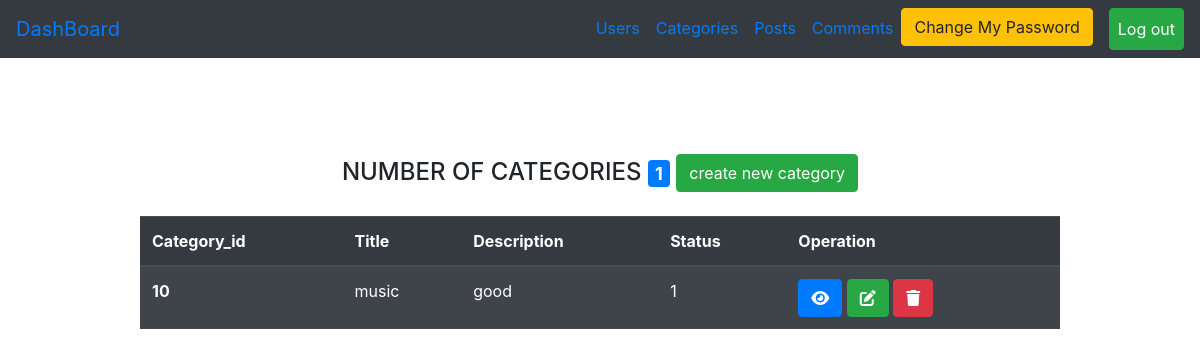
/Admin/categories.php (signed in), run on an earlier commit of the app's database.
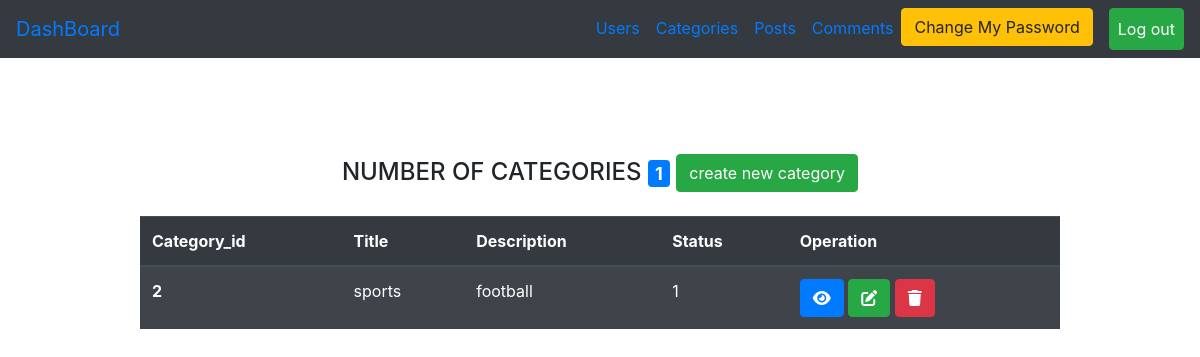
And on a later commit of the database.
### tables this page shows
CREATE TABLE `categories` (
  `category_id` int(11) NOT NULL,
  `title` varchar(255) NOT NULL,
  `description` varchar(255) NOT NULL,
  `status` enum('0','1') NOT NULL,
  `created_at` timestamp NULL DEFAULT NULL,
  `updated_at` timestamp NULL DEFAULT NULL
);

### Admin/categories.php (the view, shortened to what the changed rows need)
<?php
include("initials.php");
if (isset($_SESSION['login'])) {
    $page = "All";
    if ($page == "All") {
        $statment = $connect->prepare("select * from categories");
        $statment->execute();
        $result = $statment->fetchall();
?>
        <div class="container mt-5 ">
            <div class="row">
                <div class="col-md-10 m-auto pt-5">
                    <div>
                        <table class="table table-striped table-dark ">
                            <thead>
                                <tr>
                                    <th scope="col">Category_id</th>
                                    <th scope="col">Title</th>
                                    <th scope="col">Description</th>
                                    <th scope="col">Status</th>
                                    <th scope="col">Operation</th>
                                </tr>
                            </thead>
                            <tbody>
                                <?php
                                foreach ($result as $item) {
                                ?>
                                    <tr>
                                        <th scope="row"><?php echo $item['category_id'] ?></th>
                                        <td><?php echo $item['title'] ?></td>
                                        <td><?php echo $item['description'] ?></td>
                                        <td><?php echo $item['status'] ?></td>
                                        <td>
                                            <a href="?page=show&category_id=<?php echo $item['category_id'] ?>" class="btn btn-primary"><i class="fa-solid fa-eye"></i></a>
                                            <a href="?page=edit&category_id=<?php echo $item['category_id'] ?>" class="btn btn-success"><i class="fa-solid fa-pen-to-square"></i></a>
                                            <a href="?page=delete&category_id=<?php echo $item['category_id'] ?>" class="btn btn-danger"><i class="fa-solid fa-trash"></i></a>
                                        </td>
                                    </tr>
                                <?php
                                }
                                ?>
                            </tbody>
                        </table>
                    </div>
                </div>
            </div>
        </div>
    <?php
    } else if ($page == "show") {
        if (isset($_GET['category_id'])) {
            $category_id = $_GET['category_id'];
        }
        $statment = $connect->prepare("select * from categories where category_id =?");
        $statment->execute(array($category_id));
        $item = $statment->fetch();
    ?>
        <div class="container mt-5 pt-5">
            <div class="row">
                <div class="col-md-10 m-auto">
                    <table class="table table-striped table-dark">
                        <thead>
                            <tr>
                                <th scope="col">Category_id</th>
                                <th scope="col">Title</th>
                                <th scope="col">Description</th>
                                <th scope="col">Status</th>
                                <th scope="col">Created_at</th>
                                <th scope="col">Updated_at</th>
                                <th scope="col">Operation</th>
                            </tr>
                        </thead>
                        <tbody>
                            <tr>
                                <th scope="row"><?php echo $item['category_id'] ?></th>
                                <td><?php echo $item['title'] ?></td>
                                <td><?php echo $item['description'] ?></td>
                                <td><?php echo $item['status'] ?></td>
                                <td><?php echo $item['created_at'] ?></td>
                                <td><?php echo $item['updated_at'] ?></td>
                                <td>
                                    <a href="categories.php" class="btn btn-success"><i class="fa-solid fa-house"></i></a>
                            </tr>
                        </tbody>
                    </table>
                </div>
            </div>
        </div>
    <?php
    } else if ($page == "delete") {
        if (isset($_GET['category_id'])) {
            $category_id = $_GET['category_id'];
        }
        $statment = $connect->prepare("delete from categories where  category_id=?");
        $statment->execute(array($category_id));
        $_SESSION['message'] = "deleted sucessfully";
        header("Location:categories.php");
    } else if ($page == "create") {
    ?>
        <div class="container mt-5">
            <div class="row">
                <div class="col-md-10 m-auto">
                    <h4 class="text-center mt-4">CREATE CATEGORY PAGE</h4>
                    <form action="?page=savenew" method="post">
                        <label>CATEGORY_ID</label>
                        <input type="text" name="category_id" class="form-control mb-4">
                        <label>TITLE</label>
                        <input type="text" name="title" class="form-control mb-4">
                        <label>DESCRIPTION</label>
                        <input type="text" name="desc" class="form-control mb-4">
                        <label>STATUS</label>
                        <select name="status" class="form-control mb-4">
                            <option value="1">active</option>
                            <option value="0">block</option>
                        </select>
                        <input type="submit" class="form-control  btn btn-success" value="CREATE NEW CATEGORY">
                    </form>
                </div>
            </div>
        </div>
    <?php
    } else if ($page == "savenew") {
        if ($_SERVER['REQUEST_METHOD'] == "POST") {
            $category_id = $_POST['category_id'];
            $title = $_POST['title'];
            $desc = $_POST['desc'];
            $status = $_POST['status'];
        }
        try {
            $statment = $connect->prepare("insert into categories
        (category_id,title,description,`status`,created_at)
        values
        (?,?,?,?,now())");
            $statment->execute(array($category_id, $title, $desc, $status));
            $_SESSION['message'] = "created sucessfully";
            header("Location:categories.php");
        } catch (PDOException $e) {
            echo "<h4 class='text-center alert alert-danger'>DUPLICATED IN VALUES</h4>";
            header("Refresh:3;url=categories.php?page=create");
        }
    } else if ($page == "edit") {
        if (isset($_GET['category_id'])) {
            $category_id = $_GET['category_id'];
        }
        $statment = $connect->prepare("select * from categories where category_id=?");
        $statment->execute(array($category_id));
        $item = $statment->fetch();
    ?>
        <div class="container mt-5">
            <div class="row">
                <div class="col-md-10 m-auto">
                    <h4 class="text-center mt-4">UPDATE CATEGORY PAGE</h4>
                    <form action="?page=saveupdate" method="post">
                        <input type="hidden" name="oldid" value="<?php echo $item['category_id'] ?>" class="form-control mb-4">
                        <label>CATEGORY_ID</label>
                        <input type="text" name="new_id" value="<?php echo $item['category_id'] ?>" class="form-control mb-4">
                        <label>TITLE</label>
                        <input type="text" name="title" value="<?php echo $item['title'] ?>" class="form-control mb-4">
                        <label>DESCRIPTION</label>
                        <input type="text" name="desc" value="<?php echo $item['description'] ?>" class="form-control mb-4">
                        <label>STATUS</label>
                        <select name="status" class="form-control mb-4">
                            <?php
                            if ($item['status'] == "1") {
                                echo '<option value="1" selected>active</option>';
                                echo  '<option value="0">block</option>';
                            } else {
                                echo '<option value="1" >active</option>';
                                echo  '<option value="0" selected>block</option>';
                            }
                            ?>
                        </select>
                        <input type="submit" class="form-control  btn btn-success" value="UPDATE CATEGORY">
                    </form>
                </div>
            </div>
        </div>
    <?php
    } else if ($page == "saveupdate") {
        if ($_SERVER['REQUEST_METHOD'] == "POST") {
            $oldid = $_POST['oldid'];
            $new_id = $_POST['new_id'];
            $title = $_POST['title'];
            $desc = $_POST['desc'];
            $status = $_POST['status'];
        }
        try {
            $statment = $connect->prepare("UPDATE categories
        SET category_id=?,title=?,description=?,`status`=?,updated_at=now()
        WHERE category_id=?");
            $statment->execute(array($new_id, $title, $desc, $status, $oldid));
            $_SESSION['message'] = "UPDATED SUCESSFULLY";
            header("Location:categories.php");
        } catch (PDOException $e) {
            echo "<h4 class='text-center alert alert-danger'>DUPLICATED IN VALUES</h4>";
            header("Refresh:3;url=categories.php?page=edit&category_id=$oldid");
        }
    }
    ?>
<?php
} else {
    $_SESSION['message'] = "Please Login First";
    header("Location:../login.php");
}
include("Includes/temp/footer.php");
?>

What changed in the data, as far as the page shows it:
removed categories: category_id "10", title "music", description "good", status "1"
added categories: category_id "2", title "sports", description "football", status "1"
